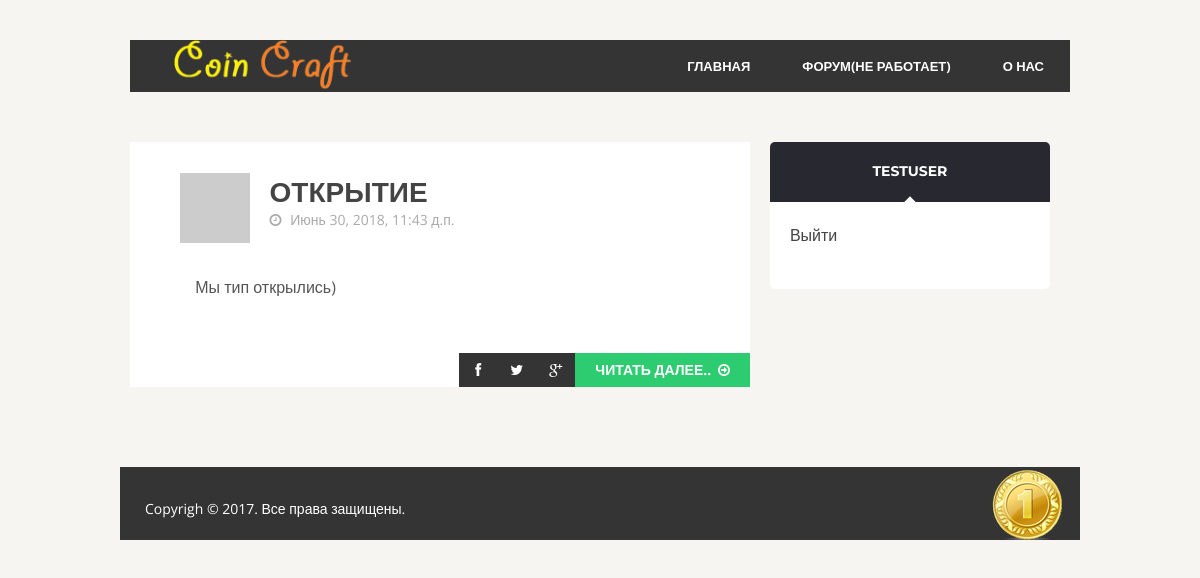
Screenshot of / (signed in) with the database file from the repository.
### news/models.py (models this page shows, shortened)
class Post(models.Model):
    author = models.ForeignKey('auth.User', on_delete=models.CASCADE)
    title = models.CharField(max_length=200)
    text = models.TextField()
    created_date = models.DateTimeField(
            default=timezone.now)
    published_date = models.DateTimeField(
            blank=True, null=True)

### news/views.py (the view)
# urls.py: url(r'^$', views.post_list, name='post_list'),
def post_list(request):
    posts = Post.objects.filter(published_date__lte=timezone.now()).order_by('published_date')
    return render(request, 'news/post_list.html', {'posts': posts})

### news/templates/news/post_list.html (shortened to what this page needs)
{% extends 'news/base.html' %}
{% block content %}
 {% for post in posts %}
  <div class="post">
    <div class="post-margin">
		<div class="post-avatar">
            <img alt='' src='http://1.gravatar.com/avatar/16afd22c8bf5c2398b206a76c9316a3c?s=70&amp;d=http%3A%2F%2F1.gravatar.com%2Favatar%2Fad516503a11cd5ca435acc9bb6523536%3Fs%3D70&amp;r=G' class='avatar avatar-70 photo' height='70' width='70' />
			</div>
            <h4><a href="{% url 'post_detail' pk=post.pk %}" class="title">{{ post.title }}</a></h4>
                	<ul class="post-status">
                    <li><i class="fa fa-clock-o"></i>
							  {% if post.published_date %}
								{{ post.created_date }}
						{% endif %}</li>
                    </ul></div>
        <div class="post-margin">
			<p style="padding-left:3%">{{ post.text|linebreaksbr }}</p>
		</div>
    <ul class="post-social">
    <li>
        <a href="#" target="_blank">
            <i class="fa fa-facebook"></i>
        </a>
        </li>
        <li>
            <a href="#" target="_blank">
                <i class="fa fa-twitter"></i>
            </a>
        </li>
        <li>
            <a href="#" target="_blank">
                <i class="fa fa-google-plus"></i>
            </a>
        </li>
        <li>
            <a href="{% url 'post_detail' pk=post.pk %}" class="readmore"> Читать далее.. <i class="fa fa-arrow-circle-o-right"></i></a>
        </li>
        </ul>
  </div>
 {% endfor %}
{% endblock %}

### news/templates/news/base.html (shortened to what this page needs)
{% load staticfiles %}
<!DOCTYPE html>
<html>
<head>
    <link rel='stylesheet' id='reset-css' href="{% static '/css/css/reset.css' %}" type='text/css' media='all' />
    <link rel='stylesheet' id='superfish-css' href="{% static 'css/css/superfish.css' %}" type='text/css' media='all' />
    <link rel='stylesheet' id='fontawsome-css' href="{% static 'css/css/font-awsome/css/font-awesome.css' %}" type='text/css' media='all' />
    <link rel='stylesheet' id='orbit-css-css' href="{% static 'css/css/orbit.css' %}" type='text/css' media='all' />
    <link rel='stylesheet' id='style-css' href="{% static 'css/css/style.css' %}" type='text/css' media='all' />
    <link rel='stylesheet' id='color-scheme-css' href="{% static 'css/css/color/green.css' %}" type='text/css' media='all' />
    <link rel="stylesheet" href="{% static 'css/css/zerogrid.css' %}" type="text/css" media="screen">
    <link rel="stylesheet" href="{% static 'css/css/responsive.css' %}" type="text/css" media="screen">
</head>
<body class="home blog">
    <div class="container zerogrid">
        <div class="col-full">
            <div class="wrap-col">
                <div id="header-nav-container">
                    <a href="/">
                        <img src="{% static 'images/log3.png' %}" width="271px" height="52px" id="logo" />
                    </a>
                    <ul class="sf-menu">
                        <li class="menu-item"><a href="/">Главная</a></li>
                        <li class="menu-item"><a href="blog.html">Форум(Не работает)</a></li>
                        <li class="menu-item"><a href="{% url 'about'%}">О нас</a></li>
                    </ul>
                </div>
            </div>
        </div>
    </div>
    <div class="spacing-30"></div>
    <div class="container zerogrid">
        <div class="col-2-3" id="post-container">
            <div class="wrap-col">
                {% block content %}
                {% endblock %}
            </div>
        </div>
        <div class="col-1-3">
            <div class="wrap-col">
                {% if user.is_authenticated %}
				    <div id="login-form">
						<h1> {{ user.get_username }}</h1>
						<fieldset>
							<p><a type="submit" href="{% url 'logout'%}?next={{request.path}}">Выйти</a></p>
						</fieldset>
					</div>
				{% endif %}
            </div>
        </div>
    </div>
    <div class="spacing-30"></div>
    <div class="container zerogrid">
		<img src="{% static 'images/footer-log3.png' %}" height="73" width="73" id="footer-logo" />
        <div id="footer-container" class="col-full">
            <div class="wrap-col">
                <p>Copyrigh &copy; 2017. Все права защищены.</p>
            </div>
        </div>
    </div>
</body>
</html>

### news/static/css/css/superfish.css (style rules this page uses)
.sf-menu, .sf-menu * { margin: 0; padding: 0; list-style: none; }
.sf-menu li { position: relative; }
.sf-menu > li { float: left; }
.sf-menu a { display: block; position: relative; }
.sf-menu { float: right; }
.sf-menu a { padding: 1.5em 2em; text-decoration: none; zoom: 1; }
.sf-menu a { color: #ffffff; text-transform:uppercase; font-weight:700; font-family: 'Open Sans', sans-serif; font-size:13px; }
.sf-menu li { white-space: nowrap; *white-space: normal; }

### news/static/css/css/style.css (style rules this page uses)
body { background:#f6f5f2; font-family: 'Open Sans', sans-serif; padding-top:30px; padding-bottom:30px; }
h1,h2,h3,h4,h5,h6 { font-family: 'Montserrat', sans-serif; text-transform:uppercase; font-weight:700; line-height:1.4em; color:#555555; }
h1 { font-size:35px; }
h4 { font-size:28px; }
p { font-size:16px; line-height:1.7em; color:#555555; margin-bottom:20px; }
a { color:#444444; text-decoration:none; }
.spacing-30 { height:30px; width:100%; }
#header-nav-container { background:#343434; }
#logo { margin-left:15px; }
.post { background:#FFFFFF; margin-bottom:40px; }
.post .post-margin { padding-left:8%; padding-right:8%; padding-top:5%; padding-bottom:5%; }
.post-status li { float:left; margin-right:10px; font-size:14px; color:#AAAAAA; }
.post-status li:last-child { margin-right:0px; }
.post-status i { margin-right:5px; }
.post-avatar { height:70px; width:70px; float:left; margin-right:20px; }
.post .readmore { text-transform:uppercase; font-weight:700; }
.post .post-social .readmore { background:#2980b9; padding-left:20px; padding-right:20px; }
.post .readmore i { font-size:14px; margin-left:3px; }
.post .post-social { float:right; }
.post .post-social li:first-child a { padding-left:16px; padding-right:16px; }
.post .post-social li { float:left; font-size:14px; }
.post .post-social a { background:#343434; color:#FFFFFF; padding:10px; padding-left:13px; padding-right:13px; display:inline-block }
#footer-container { background:#343434; padding-top:20px; }
#footer-container p { color:#FFFFFF; font-size:14px; float:left; margin-left:15px; }
#footer-logo { float:right; margin-right:15px; }
#login-form { margin: 0px ; margin-left: 0; width: 280px; }
#login-form h1 { background-color: #282830; border-radius: 5px 5px 0 0; color: #fff; font-size: 14px; padding: 20px; text-align: center; text-transform: uppercase; }
#login-form fieldset { background: #fff; border-radius: 0 0 5px 5px; padding: 20px; position: relative; }
#login-form fieldset:before { background-color: #fff; content: ""; height: 8px; left: 50%; margin: -4px 0 0 -4px; position: absolute; top: 0; -webkit-transform: rotate(45deg); -moz-transform: rotate(45deg); -ms-transform: rotate(45deg); -o-transform: rotate(45deg); transform: rotate(45deg); width: 8px; }

### news/static/css/css/color/green.css (style rules this page uses)
.post .post-social .readmore { background:#2ecc71; }

### news/static/css/css/zerogrid.css (style rules this page uses)
.zerogrid { width: 960px; position: relative; margin: 0 auto; padding: 0px; }
.zerogrid:after { content: "\0020"; display: block; height: 0; clear: both; visibility: hidden; }
.zerogrid .wrap-col { margin:10px; }
.zerogrid .col-1-2, .zerogrid .col-1-3, .zerogrid .col-2-3, .zerogrid .col-1-4, .zerogrid .col-2-4, .zerogrid .col-3-4, .zerogrid .col-1-5, .zerogrid .col-2-5, .zerogrid .col-3-5, .zerogrid .col-4-5, .zerogrid .col-1-6, .zerogrid .col-2-6, .zerogrid .col-3-6, .zerogrid .col-4-6, .zerogrid .col-5-6 { float:left; display: inline-block; }
.zerogrid .col-full { width:100%; }
.zerogrid .col-1-3 { width:33.33%; }
.zerogrid .col-2-3 { width:66.66%; }

### news/static/css/css/responsive.css (style rules this page uses)
html { -webkit-text-size-adjust: none; }
img { max-width:100%; height: auto; width: auto\9; }

### rows the page displays
Post: title "ОТКРЫТИЕ", created_date "Июнь 30, 2018, 11:43 д.п.", text "Мы тип открылись)"

### other values shown
{{ user.get_username }} "TESTUSER"
